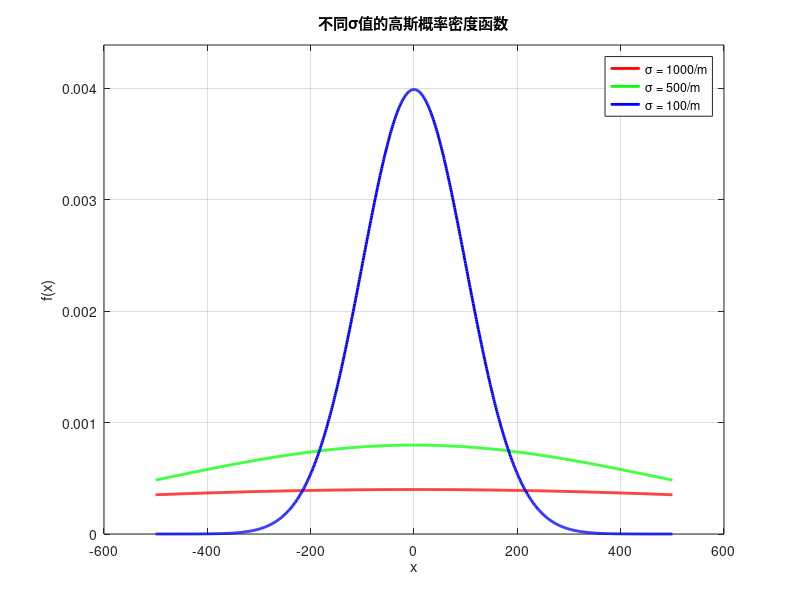

Recreate this plot in MATLAB.
% 定义参数
m = 1; % 假设m=1，根据实际情况可以调整
sigma1 = 1000/m;
sigma2 = 500/m;
sigma3 = 100/m;

% 定义x轴范围（关于原点对称的适当区间）
x_range = linspace(-5*sigma3, 5*sigma3, 1000);

% 计算三个不同σ值的高斯函数值
f1 = (1/(sigma1*sqrt(2*pi))) * exp(-(x_range.^2)/(2*sigma1^2));
f2 = (1/(sigma2*sqrt(2*pi))) * exp(-(x_range.^2)/(2*sigma2^2));
f3 = (1/(sigma3*sqrt(2*pi))) * exp(-(x_range.^2)/(2*sigma3^2));

% 绘图
figure;
plot(x_range, f1, 'r-', 'LineWidth', 2); % 红色曲线，sigma=1000/m
hold on;
plot(x_range, f2, 'g-', 'LineWidth', 2); % 绿色曲线，sigma=500/m
plot(x_range, f3, 'b-', 'LineWidth', 2); % 蓝色曲线，sigma=100/m
hold off;

% 添加标题和标签
title('不同\sigma值的高斯概率密度函数');
xlabel('x');
ylabel('f(x)');
legend(['\sigma = 1000/m'], ['\sigma = 500/m'], ['\sigma = 100/m']);
grid on;

% 调整y轴范围，确保能清晰看到所有曲线
ylim([0, 1.1*max([max(f1), max(f2), max(f3)])]);